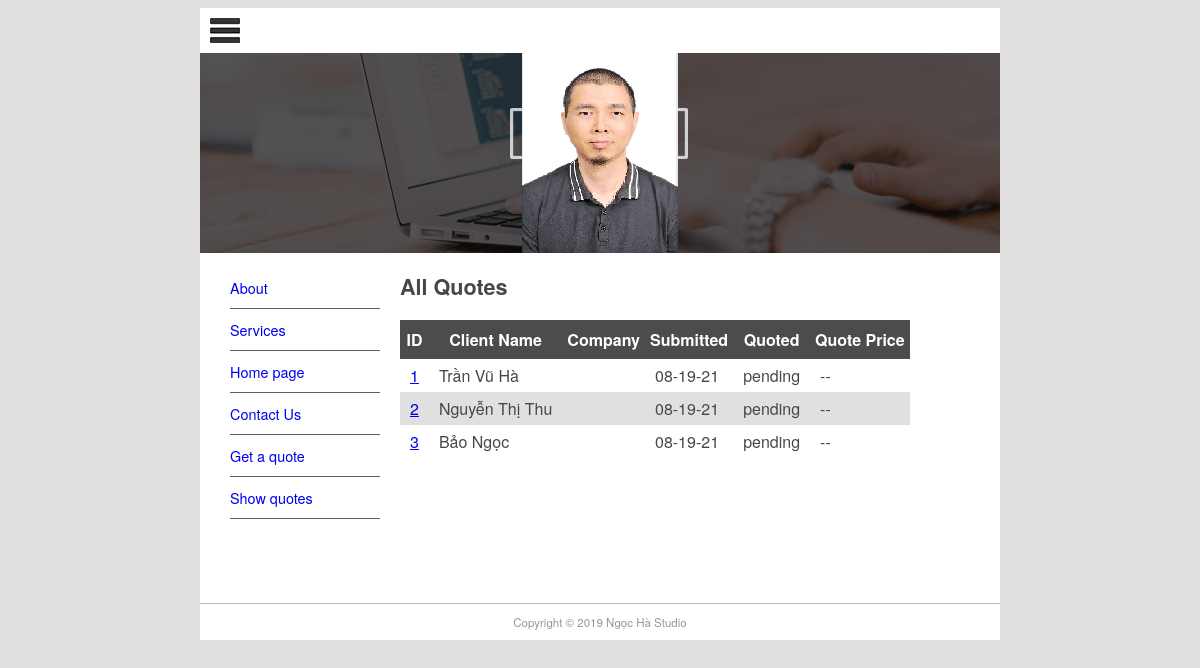
The app's page /quote/show with its own data.
### pages/models.py (models this page shows, shortened)
class Page(models.Model):
    title = models.CharField(max_length=60)
    permalink = models.CharField(max_length=12,unique=True)
    update_date = models.DateTimeField('Last Update')
    bodytext = models.TextField('Page Content',blank=True)

### quotes/models.py (models this page shows, shortened)
class Quote(models.Model):
    name = models.CharField(max_length=100)
    position = models.CharField(max_length=60,blank=True)
    company = models.CharField(max_length=60,blank=True)
    address = models.CharField(max_length=200,blank=True)
    phone  =models.CharField(max_length=30,blank=True)
    email = models.EmailField()
    web = models.URLField(blank=True)
    description = models.TextField()
    sitestatus = models.CharField(max_length=40,choices=STATUS_CHOICES)
    priority=models.CharField(max_length=40,choices=PRIORITY_CHOICES)
    jobfile = models.FileField(upload_to='uploads/',blank=True)
    submitted=models.DateField(auto_now_add=True)
    quotedate=models.DateField(blank=True,null=True)
    quoteprice=models.DecimalField(decimal_places=2,max_digits=7,blank=True,default=0)
    username=models.ForeignKey(User,blank=True,null=True,on_delete=models.CASCADE)

### quotes/views.py (the view)
# urls.py: path('show',QuoteList.as_view(),name='show-quotes'),
class QuoteList(ListView):
    model = Quote
    context_object_name = 'all_quotes'
    template_name = 'quote_list.html'
    def get_context_data(self, **kwargs):
        context = super(QuoteList,self).get_context_data(**kwargs)
        context['page_list']=Page.objects.all()
        return context

### templates/quote_list.html (shortened to what this page needs)
{% extends 'quote.html'%}
{% block sidenav %}
    {% for page in page_list %}
        <li>
            <a href="{{ page.permalink }}">{{page.title}}</a>
        </li>
    {% endfor %}
{% endblock sidenav %}
{% block content %}
    <h1> All Quotes</h1>
    <table style="border-collapse:collapse">
        <tr class="quotehdr">
            <th>ID</th>
            <th>Client Name</th>
            <th>Company</th>
            <th>Submitted</th>
            <th>Quoted</th>
            <th>Quote Price</th>
        </tr>
        {%for quote in all_quotes%}
            <tr class="quoterow {% cycle '' 'altrow' %}">
                <td><a href="show/{{quote.id}}">{{quote.id}}</a></td>
                <td>{{quote.name}}</td>
                <td>{{quote.company}}</td>
                <td>{{quote.submitted|date:"m-d-y"}}</td>
                <td>{{quote.quotedate|date:"m-d-y"|default:"pending"}}</td>
                <td>{{quote.quoteprice|default:"--"}}</td>
            </tr>
        {% endfor %}
    </table>
{% endblock content%}

### templates/quote.html (shortened to what this page needs)
{% extends 'base.html'%}

### templates/base.html (shortened to what this page needs)
{% load static %}
<html>
    <head>
        <link href="{% static 'main.css' %}" rel="stylesheet" type="text/css">
    </head>
    <body>
        <div id="wrapper">
            <header id="header">
                <div id="logo"><img src="{% static 'logo.jpg' %}" alt=""/></div>
                <div id="topbanner"><img src="{% static 'top_banner.png' %}" alt=""/></div>
            </header>
            <aside id="leftsidebar">
                <nav id="nav">
                    <ul>
                        {% block sidenav %}{% endblock sidenav%}
                        <li><a href="/contact">Contact Us</a></li>
                        <li><a href="/quote/">Get a quote</a></li>
                        <li><a href="/quote/show">Show quotes</a></li>
                    </ul>
                </nav>
            </aside>
            <section id="main">
                {% block content %}{%  endblock content%}
            </section>
            <footer id="footer">Copyright &copy; 2019 Ngọc Hà Studio</footer>
        </div>
    </body>
</html>

### static/main.css (style rules this page uses)
#header { border-style: none; width: 800px; height: auto; }
#wrapper { margin-top: 0px; margin-left: auto; margin-right: auto; background-color: #FFFFFF; width: 800px; }
body { background-color: #E0E0E0; font-family: Gotham, "Helvetica Neue", Helvetica, Arial, sans-serif; font-size: 0.9em; text-align: justify; color: #474747; }
#footer { text-align: center; font-size: 0.8em; margin-top: 5px; padding-top: 10px; padding-bottom: 10px; background-color: #FFFFFF; border-top: thin solid #BBBBBB; clear: both; color: #969696; }
#nav li { padding-top: 10px; padding-bottom: 10px; font-size: 1em; list-style-type: none; border-bottom: thin solid #5F5F5F; color: #4C4C4C; left: 0px; list-style-position: inside; margin-left: -10px; }
#nav li a { text-decoration: none; }
#leftsidebar { width: 180px; height: 350px; float: left; }
#main { width: 560px; float: left; margin-left: 20px; margin-right: 10px; padding-right: 10px; }
#logo { padding: 10px; }
.quotehdr th { background-color: #4C4C4C; color: white; text-align: center; padding: 8px 5px; border: none; }
.quoterow td { padding: 5px 10px; }
.altrow { background-color: #E0E0E0; }

### records on screen
Page: title "About"
Page: title "Services"
Page: title "Home page"
Quote: id "1", name "Trần Vũ Hà", submitted "08-19-21", quotedate "pending", quoteprice "--"
Quote: id "2", name "Nguyễn Thị Thu", submitted "08-19-21", quotedate "pending", quoteprice "--"
Quote: id "3", name "Bảo Ngọc", submitted "08-19-21", quotedate "pending", quoteprice "--"
